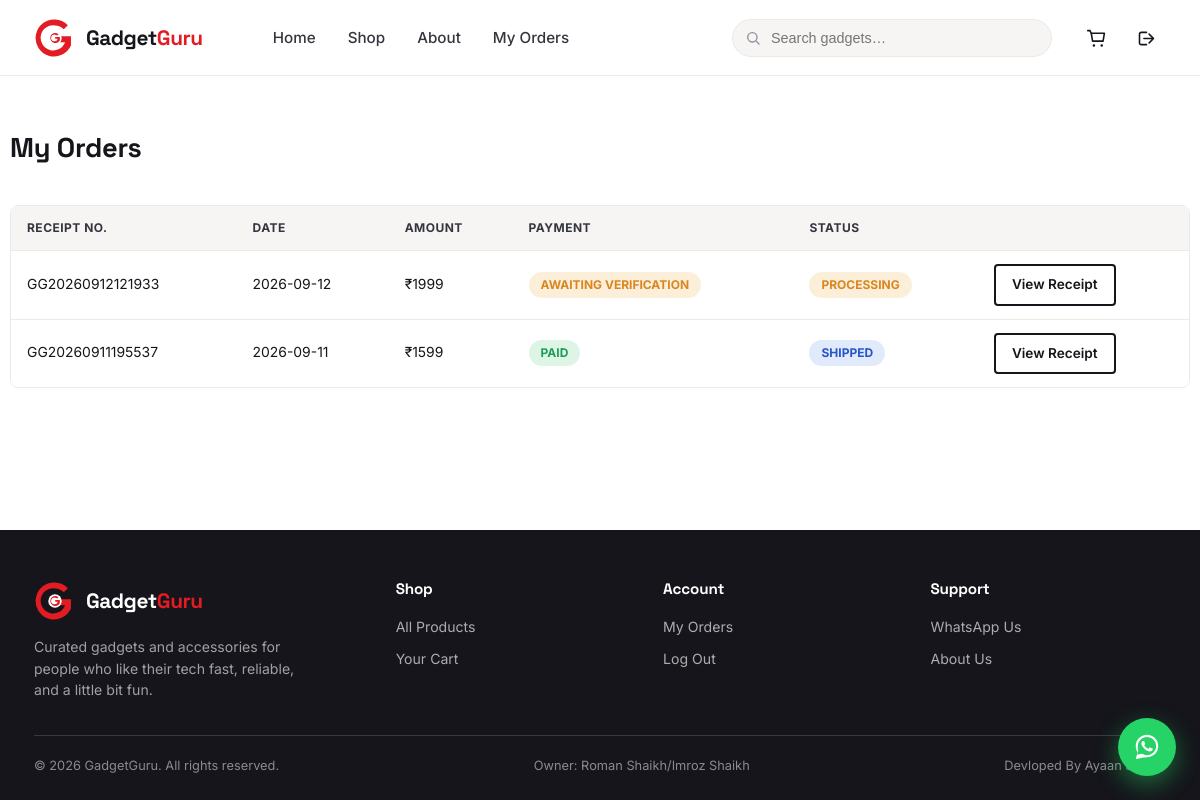
The page /my-orders (signed in) on the database its author committed.
### tables this page shows
CREATE TABLE orders (
        id INTEGER PRIMARY KEY AUTOINCREMENT,
        receipt_no TEXT UNIQUE NOT NULL,
        user_id INTEGER NOT NULL,
        total_amount REAL NOT NULL,
        payment_method TEXT NOT NULL,
        payment_status TEXT DEFAULT 'Pending',
        order_status TEXT DEFAULT 'Processing',
        shipping_name TEXT,
        shipping_phone TEXT,
        shipping_address TEXT,
        order_date TEXT NOT NULL,
        FOREIGN KEY (user_id) REFERENCES users (id)
    );

### app.py (the view)
@app.route('/my-orders')
@login_required
def my_orders():
    db = get_db()
    orders = db.execute(
        "SELECT * FROM orders WHERE user_id = ? ORDER BY order_date DESC", (session['user_id'],)
    ).fetchall()
    return render_template('my_orders.html', orders=orders)

### app.py (called while the page is built)
def get_db():
    db = getattr(g, '_database', None)
    if db is None:
        db = g._database = sqlite3.connect(DATABASE)
        db.row_factory = sqlite3.Row
        db.execute("PRAGMA foreign_keys = ON")
    return db

@app.teardown_appcontext
def close_connection(exception):
    db = getattr(g, '_database', None)
    if db is not None:
        db.close()

def login_required(f):
    @wraps(f)
    def decorated(*args, **kwargs):
        if 'user_id' not in session:
            flash("Please log in to continue.", "error")
            return redirect(url_for('login', next=request.path))
        return f(*args, **kwargs)
    return decorated

@app.context_processor
def inject_globals():
    cart = session.get('cart', {})
    cart_count = sum(item['quantity'] for item in cart.values())
    return dict(
        cart_count=cart_count,
        is_logged_in='user_id' in session,
        current_user_name=session.get('user_name'),
        is_admin=session.get('is_admin', False),
        whatsapp_number=WHATSAPP_NUMBER,
        whatsapp_msg=WHATSAPP_DEFAULT_MSG,
    )

### templates/my_orders.html (shortened to what this page needs)
{% extends "base.html" %}
{% block content %}
<section class="section container">
  <div class="section-head"><h2>My Orders</h2></div>
  {% if orders %}
  <div class="table-card">
    <table class="data-table">
      <thead>
        <tr><th>Receipt No.</th><th>Date</th><th>Amount</th><th>Payment</th><th>Status</th><th></th></tr>
      </thead>
      <tbody>
        {% for order in orders %}
        <tr>
          <td>{{ order['receipt_no'] }}</td>
          <td>{{ order['order_date'][:10] }}</td>
          <td>₹{{ "%.0f"|format(order['total_amount']) }}</td>
          <td><span class="status-pill status-{{ order['payment_status']|lower|replace(' ', '-') }}">{{ order['payment_status'] }}</span></td>
          <td><span class="status-pill status-{{ order['order_status']|lower|replace(' ', '-') }}">{{ order['order_status'] }}</span></td>
          <td><a href="{{ url_for('receipt', order_id=order['id']) }}" class="btn btn-outline btn-sm">View Receipt</a></td>
        </tr>
        {% endfor %}
      </tbody>
    </table>
  </div>
  {% else %}
  <div class="empty-state">
    <p>You haven't placed any orders yet.</p>
    <a href="{{ url_for('index') }}" class="btn btn-primary" style="margin-top:16px;">Start Shopping</a>
  </div>
  {% endif %}
</section>
{% endblock %}

### static/css/style.css (style rules this page uses)
:root { --red: #E31B23; --red-dark: #A5121A; --red-deep: #6E0C11; --ink: #15151B; --ink-soft: #35353F; --white: #FFFFFF; --fog: #F6F5F4; --fog-dark: #ECEAE8; --steel: #C9CDD3; --steel-dark: #8B8F98; --success: #1E9E5A; --warning: #D9861E; --danger: #C0392B; --font-display: 'Space Grotesk', sans-serif; --font-body: 'Inter', sans-serif; --radius-s: 4px; --radius-m: 8px; --shadow-card: 0 1px 2px rgba(21,21,27,0.06), 0 8px 24px rgba(21,21,27,0.06); --shadow-pop: 0 12px 32px rgba(110,12,17,0.18); --header-h: 76px; }
*, *::before, *::after { box-sizing: border-box; margin: 0; padding: 0; }
html { scroll-behavior: smooth; width: 100%; }
html, body { overflow-x: hidden; }
body { font-family: var(--font-body); color: var(--ink); background: var(--white); line-height: 1.55; min-height: 100vh; display: flex; flex-direction: column; -webkit-font-smoothing: antialiased; }
h1, h2, h3, h4 { font-family: var(--font-display); color: var(--ink); line-height: 1.15; margin: 0 0 0.5em; letter-spacing: -0.01em; }
a { color: inherit; text-decoration: none; }
.container { width: 100%; max-width: 1180px; margin: 0 auto; padding: 0 24px; }
.btn { display: inline-flex; align-items: center; justify-content: center; gap: 8px; padding: 13px 26px; border-radius: var(--radius-s); font-weight: 600; font-size: 0.95rem; border: 2px solid transparent; transition: transform 0.15s ease, box-shadow 0.15s ease, background 0.15s ease; white-space: nowrap; }
.btn-outline { background: transparent; border-color: var(--ink); color: var(--ink); }
.btn-sm { padding: 8px 16px; font-size: 0.85rem; }
.section { padding: 56px 0; }
.section-head { display: flex; align-items: flex-end; justify-content: space-between; margin-bottom: 28px; gap: 20px; flex-wrap: wrap; }
.section-head h2 { font-size: 1.7rem; }
.status-pill { display: inline-block; padding: 4px 12px; border-radius: 999px; font-size: 0.75rem; font-weight: 700; text-transform: uppercase; }
.status-pending, .status-processing, .status-awaiting-verification { background: #FCEFD9; color: var(--warning); }
.status-paid, .status-delivered { background: #DEF5E6; color: var(--success); }
.status-shipped { background: #E0EAFB; color: #2456C9; }
.table-card { background: var(--white); border-radius: var(--radius-m); border: 1px solid var(--fog-dark); overflow-x: auto; -webkit-overflow-scrolling: touch; width: 100%; }
.data-table { width: 100%; border-collapse: collapse; background: var(--white); min-width: 600px; }
.data-table th, .data-table td { padding: 13px 16px; text-align: left; font-size: 0.87rem; border-bottom: 1px solid var(--fog-dark); }
.data-table th { background: var(--fog); font-weight: 700; color: var(--ink-soft); font-size: 0.75rem; text-transform: uppercase; letter-spacing: 0.04em; }
.data-table tr:last-child td { border-bottom: none; }

### rows shown on the page
orders: receipt_no "GG20260912121933", order_date "2026-09-12", total_amount "1999", payment_status "AWAITING VERIFICATION", order_status "PROCESSING"
orders: receipt_no "GG20260911195537", order_date "2026-09-11", total_amount "1599", payment_status "PAID", order_status "SHIPPED"

### other values the page prints
{{ 2026 }} "2026"
